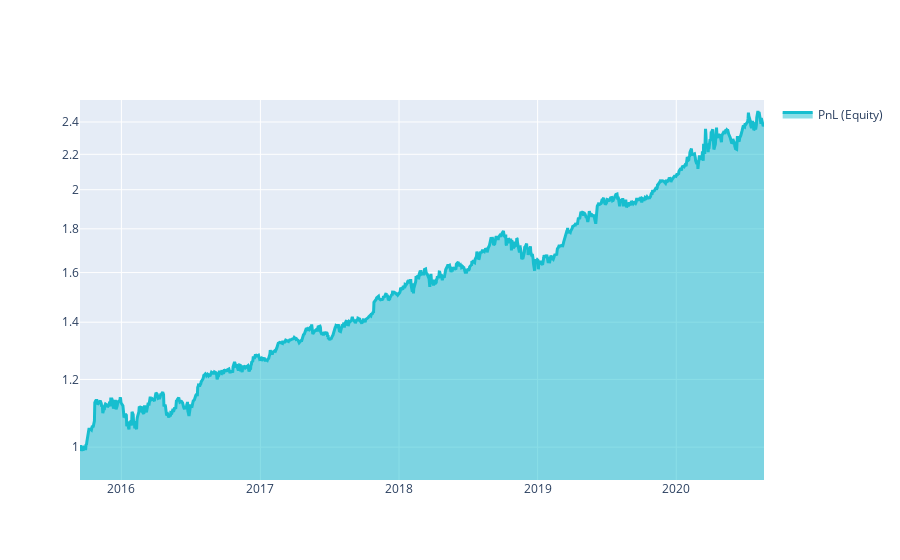

Write notebook code for a chart like this one.
### Code cell
# show plot with profit and losses:
performance = stat.to_pandas()["equity"].iloc[:]
qngraph.make_plot_filled(performance.index, performance, name="PnL (Equity)", type="log")

### Figure 1 — Plotly figure (JSON) as saved in the notebook; plotly's stock layout.template omitted (floating-point values rounded to 4 significant figures; data arrays with more than 128 entries replaced by an {"elided": "..."} marker saying what was removed)
{"data": [{"fill": "tonexty", "line": {"color": "#17BECF", "width": 3}, "name": "PnL (Equity)", "type": "scatter", "x": {"elided": "1243 str values"}, "y": {"elided": "1243 float values"}}], "layout": {"showlegend": true, "yaxis": {"range": [-0.03839, 0.4059], "type": "log"}}}
